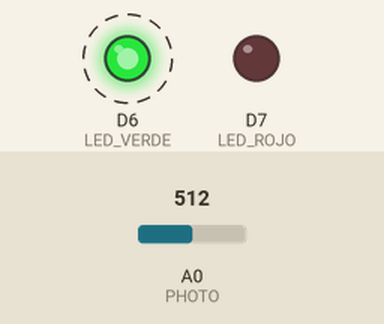
Simulated run of this sketch. Board: ESP8266 (NodeMCU). On the bench: output pins drawn as LEDs (lit = HIGH). Dashed ring = blinking. Inputs (shaded band) come from the test bench; at power-on: A0 (PHOTO) = 512. WiFi joins after 1.5 s; servers stay silent unless stated; uploads are accepted with an empty reply; what the sketch prints to the serial monitor is not drawn.

Above: at 2.2 s.
Timing chart, 0 to 4.8 s (numbered marks = the images above):
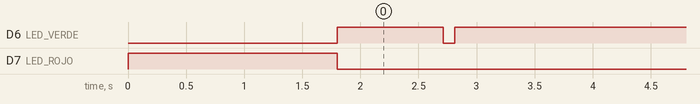

The sketch:

aaron_fotoresistencia3.ino
```cpp
#include <ESP8266WiFi.h>
#include <ESP8266HTTPClient.h>

// Times
#define WIFI_RETRY_DELAY 500
#define SENSOR_INTERVAL 2500
#define POST_BLINK_TIME 100

// Pins
#define LED_VERDE D6
#define LED_ROJO D7
#define PHOTO A0

// WiFi
const char* ssid = "iPhone de Arturo";
const char* password = "123456789";

// API endpoint
const char *apiUrl = "http://172.20.10.5:5071/Light";

// Smoothing filter
float emaValue = -1;
const float alpha = 0.25; // suavizado exponencial

unsigned long lastRead = 0;

void connectWiFi()
{
    Serial.println("\nConectando a WiFi...\n");

    WiFi.begin(ssid, password);

    digitalWrite(LED_ROJO, HIGH);
    digitalWrite(LED_VERDE, LOW);

    while (WiFi.status() != WL_CONNECTED)
    {
        delay(WIFI_RETRY_DELAY);
        Serial.print(".");
    }

    Serial.println("\n\nConectado al WiFi");
    Serial.print("IP asignada: ");
    Serial.println(WiFi.localIP());

    digitalWrite(LED_ROJO, LOW);
    digitalWrite(LED_VERDE, HIGH);
}

void restoreWiFiState()
{
    if (WiFi.status() == WL_CONNECTED)
    {
        digitalWrite(LED_VERDE, HIGH);
        digitalWrite(LED_ROJO, LOW);
    }
    else
    {
        digitalWrite(LED_VERDE, LOW);
        digitalWrite(LED_ROJO, HIGH);
    }
}

void blinkOK()
{
    digitalWrite(LED_VERDE, LOW);
    delay(POST_BLINK_TIME);
    digitalWrite(LED_VERDE, HIGH);
    delay(POST_BLINK_TIME);
    restoreWiFiState();
}

void blinkError()
{
    digitalWrite(LED_ROJO, LOW);
    delay(POST_BLINK_TIME);
    digitalWrite(LED_ROJO, HIGH);
    delay(POST_BLINK_TIME);
    restoreWiFiState();
}

int readFilteredLight()
{
    int raw1 = analogRead(PHOTO);
    delay(5);
    int raw2 = analogRead(PHOTO);
    delay(5);
    int raw3 = analogRead(PHOTO);

    int avg = (raw1 + raw2 + raw3) / 3;

    if (emaValue < 0)
    {
        emaValue = avg;
        return avg;
    }

    emaValue = alpha * avg + (1 - alpha) * emaValue;

    return (int)emaValue;
}

void setup()
{
    pinMode(LED_VERDE, OUTPUT);
    pinMode(LED_ROJO, OUTPUT);

    digitalWrite(LED_VERDE, LOW);
    digitalWrite(LED_ROJO, HIGH);

    Serial.begin(115200);
    delay(300);

    Serial.println("\nNodo Light iniciado...\n");

    connectWiFi();
}

void loop()
{
    unsigned long now = millis();

    if (now - lastRead >= SENSOR_INTERVAL)
    {
        lastRead = now;

        Serial.println("\n-----------------------------");
        Serial.println("Leyendo fotoresistencia...");

        int value = readFilteredLight();

        Serial.print("Valor luz (0-1023): ");
        Serial.println(value);

        if (WiFi.status() != WL_CONNECTED)
        {
            Serial.println("Sin conexión, reintentando WiFi...");
            connectWiFi();
            return;
        }

        HTTPClient http;
        WiFiClient client;

        http.begin(client, apiUrl);
        http.addHeader("Content-Type", "application/json");

        String json =
            String("{\"idDevice\":2,\"value\":") + value + "}";

        Serial.println("\nEnviando POST...");
        Serial.println(json);

        int code = http.POST(json);

        Serial.print("Código respuesta servidor: ");
        Serial.println(code);

        if (code == 200)
        {
            blinkOK();
        }
        else
        {
            blinkError();
        }

        http.end();
    }
}
```

Measured:
- by itself, D6 (LED_VERDE): alternates HIGH for 2.4 s and LOW for 0.10 s
